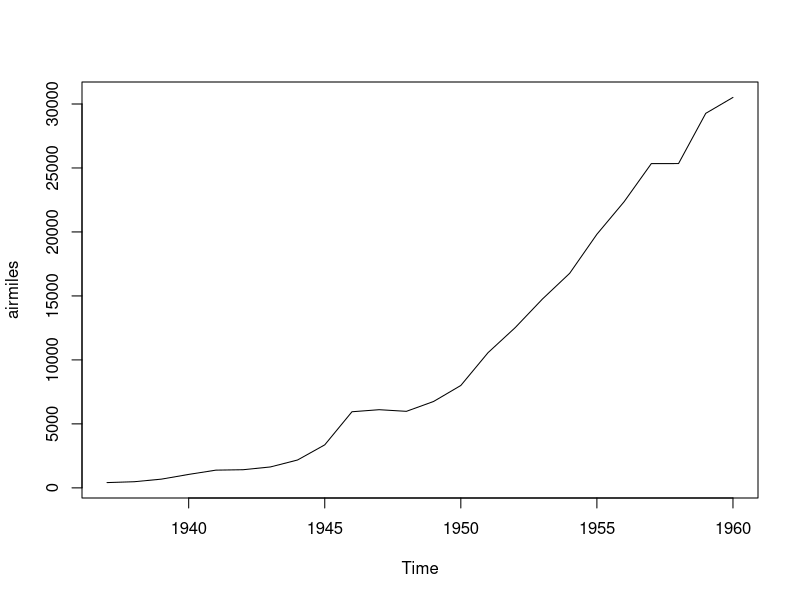
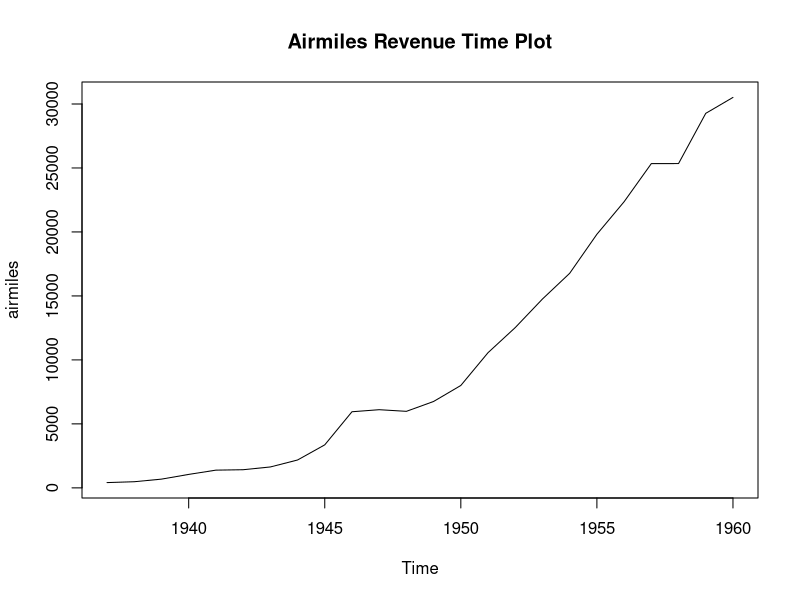
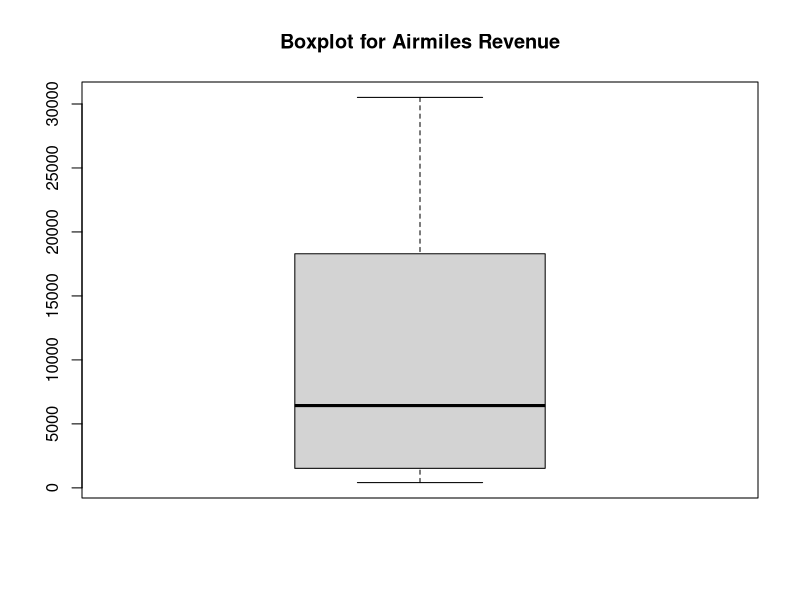
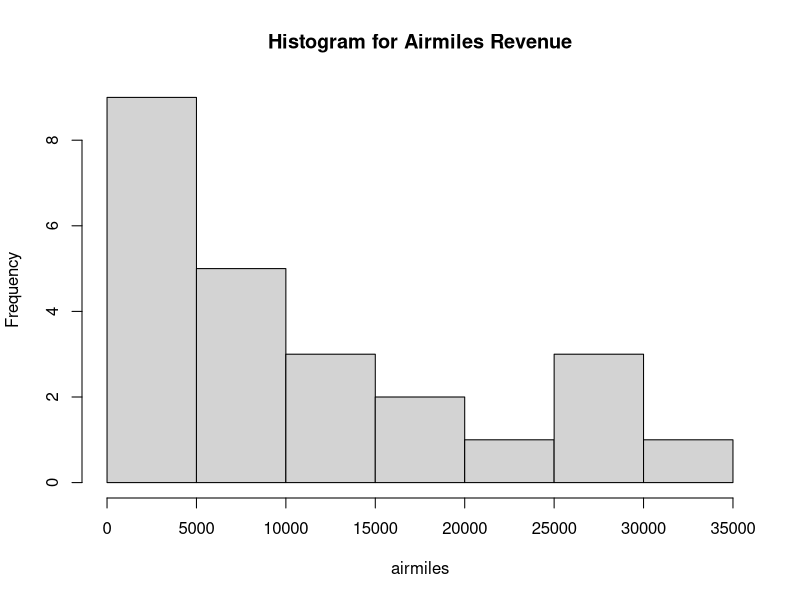

The R script that drew these images, in order:
#Vector Lesson
a = c(1,2,32,16)
a

b = 1:10
b

c = 10:15
c

c(1,2,3) + c(4,5,6)

c(1,2,3,4) + c(10,20)
c(1,2,3,4,5,6) + c(10,20)

sqrt(c(100,225,400))
abs(c(10,-5,19,-3))

#Creating Graphs Lesson
library(datasets)

airmiles

plot(airmiles)

?plot

plot(airmiles,main = "Airmiles Revenue Time Plot")

boxplot(airmiles,main = "Boxplot for Airmiles Revenue")

hist(airmiles,main = "Histogram for Airmiles Revenue")
